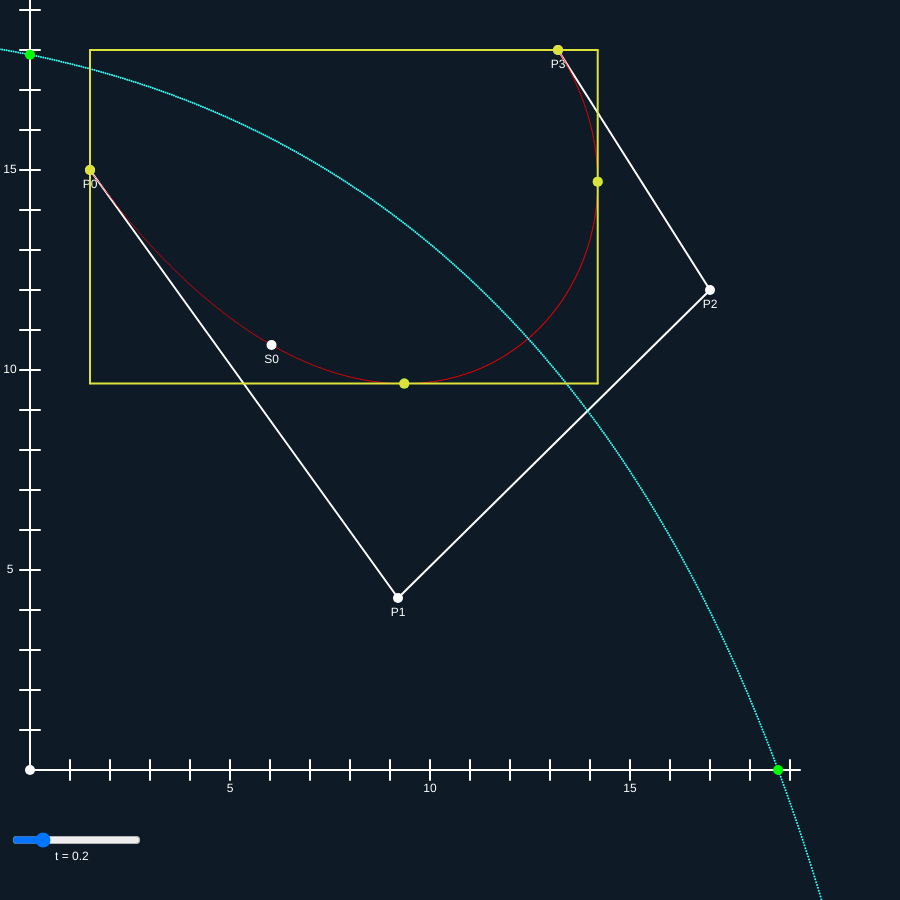
Frame 1 (no input)
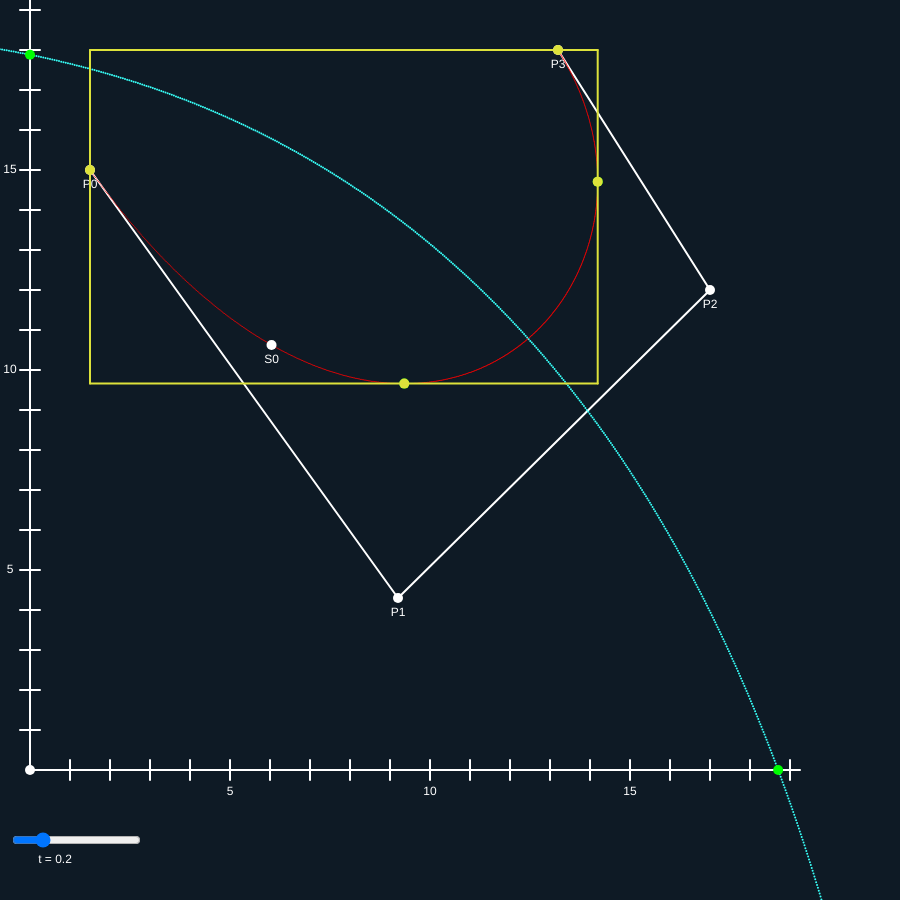
Frame 60 (no input)
Frame 120 (the mouse pressed at the canvas centre since frame 60): identical to frame 60, image omitted

The p5.js sketch that drew these frames (run headless with seeded random() and noise() and a simulated clock; from frame 60 on, the mouse is pressed at the canvas centre):

// p5.js sketch
// ── sketch.js
let totWidth = 800; 
let totHeight = 800; 

let upTranslate = 30; 
let rightTranslate = 30; 

let totUnits = 20; 

let timeSlider; 

let p0 = new Point(1.5, 15, "P0"); 
let p1 = new Point(9.2, 4.3, "P1"); 
let p2 = new Point(17, 12, "P2"); 
let p3 = new Point(13.2, 18, "P3"); 

let copyQ0, copyQ1, copyQ2,copyR0,copyR1,copyS0; 

let derivativeS0, copyDS; 

let extremeTs = []; 

let extremePoints = []; 

copyDS = new Point(); 

let allTExtremes = []; 


let allPoints = [p0, p1, p2, p3]; 

function setup(){
    createCanvas(totWidth+100, totHeight+100); 
    timeSlider = createSlider(0,1,0.2, 0.01); 
    
}


function draw(){
    background(14,26,37,255); 

    timeSlider.position(10, totHeight+30); 

    fill(255); 
    noStroke();
    text("t = " + timeSlider.value(),55, totHeight+60); 
    
    //console.log(mouseX, mouseY);
    stroke(255);
    strokeWeight(50); 

    drawCoordinateAxes(); 


    p0.show(); 
    p1.show();
    p2.show(); 
    p3.show(); 

    stroke(255); 
    strokeWeight(2); 

    line(p0.xLoc, p0.yLoc, p1.xLoc, p1.yLoc); 
    line(p1.xLoc, p1.yLoc, p2.xLoc, p2.yLoc); 
    line(p2.xLoc, p2.yLoc, p3.xLoc, p3.yLoc); 

    
    
    strokeWeight(1); 
    cubicBezier(); 

    derivativeCubic(); 

    

    let t = timeSlider.value(); 
    

    copyQ0.x = (1-t)*p0.x + t*p1.x;
    copyQ0.y = (1-t)*p0.y + t*p1.y; 
    copyQ1.x = (1-t)*p1.x + t*p2.x; 
    copyQ1.y = (1-t)*p1.y + t*p2.y; 
    copyQ2.x = (1-t)*p2.x + t*p3.x; 
    copyQ2.y = (1-t)*p2.y + t*p3.y; 

    copyR0.x = (1-t)*copyQ0.x + t*copyQ1.x; 
    copyR0.y = (1-t) * copyQ0.y + t * copyQ1.y; 
    copyR1.x = (1-t)*copyQ1.x + t*copyQ2.x; 
    copyR1.y = (1-t) * copyQ1.y + t * copyQ2.y; 

    copyS0.x = (1-t)*copyR0.x + t * copyR1.x; 
    copyS0.y = (1-t)*copyR0.y + t * copyR1.y; 

    copyDS.x = p0.x * (-3*t*t + 6*t - 3) + p1.x * (3 - 12*t + 9*t*t) + p2.x * (6*t - 9*t*t) + 3*t*t*p3.x; 
    copyDS.y = p0.y * (-3*t*t + 6*t - 3) + p1.y * (3 - 12*t + 9*t*t) + p2.y * (6*t - 9*t*t) + 3*t*t*p3.y;
    copyDS.name = "DS"; 

    copyDS.secondUpdateCoord(); 


    copyQ0.secondUpdateCoord(); 
    copyR0.secondUpdateCoord(); 
    copyQ1.secondUpdateCoord(); 
    copyQ2.secondUpdateCoord(); 
    copyR1.secondUpdateCoord(); 
    copyS0.secondUpdateCoord(); 

    
    // copyQ0.show(); 
    // copyQ1.show();
    // copyQ2.show(); 
    // copyR0.show(); 
    // copyR1.show(); 
    copyS0.show(); 


    

    copyDS.show(); 

    
    extremeTs = computeExtremes(); 


    

    for(let i = 0; i<extremeTs.length; i++){
        let time = extremeTs[i]; 
        extremePoints.push(new Point()); 
        extremePoints[i].x = p0.x * (-3*time*time + 6*time - 3) + p1.x * (3 - 12*time + 9*time*time) + p2.x * (6*time - 9*time*time) + 3*time*time*p3.x; 
        extremePoints[i].y = p0.y * (-3*time*time + 6*time - 3) + p1.y * (3 - 12*time + 9*time*time) + p2.y * (6*time - 9*time*time) + 3*time*time*p3.y;
        
        // console.log(time, extremePoints[i].x, extremePoints[i].y); 
        // noLoop(); 
        extremePoints[i].secondUpdateCoord(); 
        //console.log("EXTREME ", extremeTs[i], extremePoints[i].x, extremePoints[i].y); 
        extremePoints[i].show([0,255,0]); 


    }

    for(let i = 0; i<extremeTs.length; i++){
        allTExtremes.push(new Point()); 
        let t2 = extremeTs[i]; 

        allTExtremes[i].x = (1-t2)*(1-t2)*(1-t2)*p0.x + 3*t2*(1-t2)*(1-t2)*p1.x + 3*t2*t2*(1-t2)*p2.x + t2*t2*t2*p3.x; 
        allTExtremes[i].y = (1-t2)*(1-t2)*(1-t2)*p0.y + 3*t2*(1-t2)*(1-t2)*p1.y + 3*t2*t2*(1-t2)*p2.y + t2*t2*t2*p3.y; 

        
        allTExtremes[i].secondUpdateCoord(); 

        allTExtremes[i].show([0,255,0]); 

    }

    let minx = new Point(1e10, 0), miny = new Point(0, 1e10);
    let maxx = new Point(-1e10, 0), maxy = new Point(0, -1e10);  


    for(let i = 0; i<extremeTs.length; i++){
        let curX = allTExtremes[i].x; 
        let curY = allTExtremes[i].y; 

        if(curX < minx.x){
            minx.x = curX; 
            minx.y = curY; 
        }
        if(curX > maxx.x){
            maxx.x = curX;
            maxx.y = curY; 
        }
        if(curY < miny.y){
            miny.y = curY; 
            miny.x = curX; 
        }
        if(curY > maxy.y){
            maxy.y = curY; 
            maxy.x = curX; 
        }

    }

    let valAtZero = [p0.x, p0.y]; 
    let valAtOne = [p3.x, p3.y]; 

    if(valAtZero[0] < minx.x){
        minx.x = valAtZero[0]; 
        minx.y = valAtZero[1]; 
    }
    if(valAtZero[0]> maxx.x ){
        maxx.x = valAtZero[0]; 
        maxx.y = valAtZero[1]; 
    } 
    if(valAtZero[1] < miny.y){
        miny.y = valAtZero[1]; 
        miny.x = valAtZero[0]; 
    }
    if(valAtZero[1] > maxy.y){
        maxy.y = valAtZero[1]; 
        maxy.x = valAtZero[0]; 
    }

    if(valAtOne[0] < minx.x){
        minx.x = valAtOne[0]; 
        minx.y = valAtOne[1]; 
    }
    if(valAtOne[0]> maxx.x ){
        maxx.x = valAtOne[0]; 
        maxx.y = valAtOne[1]; 
    } 
    if(valAtOne[1] < miny.y){
        miny.y = valAtOne[1]; 
        miny.x = valAtOne[0]; 
    }
    if(valAtOne[1] > maxy.y){
        maxy.y = valAtOne[1]; 
        maxy.x = valAtOne[0]; 
    }

    minx.secondUpdateCoord(); 
    maxx.secondUpdateCoord(); 
    miny.secondUpdateCoord(); 
    maxy.secondUpdateCoord(); 

    minx.show([221,226,59]); 
    miny.show([221,226,59]); 
    maxx.show([221,226,59]); 
    maxy.show([221,226,59]); 

    stroke(221,226,59); 
    strokeWeight(2); 

    line(minx.xLoc, miny.yLoc, minx.xLoc, maxy.yLoc); 
    line(minx.xLoc, miny.yLoc, maxx.xLoc, miny.yLoc); 
    line(minx.xLoc, maxy.yLoc, maxx.xLoc, maxy.yLoc); 
    line(maxx.xLoc, maxy.yLoc, maxx.xLoc, miny.yLoc); 


    
    






    
}

function computeExtremes(){
    let coeffX = [-3*p0.x + 9*p1.x - 9*p2.x + 3*p3.x, 6*p0.x - 12*p1.x + 6*p2.x, 3*p1.x - 3*p0.x]; 

    
    let coeffY = [-3*p0.y + 9*p1.y - 9*p2.y + 3*p3.y, 6*p0.y - 12*p1.y + 6*p2.y, 3*p1.y - 3*p0.y]; 

    //console.log(coeffX); 

    let solX = quadraticEquation(coeffX); 
     let solY = quadraticEquation(coeffY); // t vals 

   


    let allSol = []; 

    for(let i = 0; i<solX.length; i++){
      if(solX[i] >= 0  && solX[i] <= 1){
            let toAdd = solX[i].toFixed(5); 
            toAdd = parseFloat(toAdd); 
            allSol.push(toAdd); 
        } 
    }
    for(let i = 0; i<solY.length; i++){
       if(solY[i] >= 0 && solY[i] <= 1){
            let toAdd = solY[i].toFixed(5); 
            toAdd = parseFloat(toAdd); 
            allSol.push(toAdd); 
        } 
    }

    return allSol; 
    


}

function quadraticEquation(coeff){
    //works
    // -b +- sqrt(b^2 - 4ac)/(2a)

    // let a = coeff[0].toFixed(5);
    // a = parseFloat(a); 
    // let b = coeff[1].toFixed(5); 
    // b = parseFloat(b); 
    // let c = coeff[2].toFixed(5); 
    // c = parseFloat(c); 

    let a = coeff[0];
    let b = coeff[1]; 
    let c= coeff[2]; 

    //console.log(a,b,c); 
   

    return [(-1*b + sqrt(b*b - 4*a*c))/(2*a), (-1*b - sqrt(b*b - 4*a*c))/(2*a)];

}


function derivativeCubic(){

    derivativeS0 = new Point(0,0,"DS"); 
    for(let t = 0; t<=1; t+=0.001){

        derivativeS0.x = p0.x * (-3*t*t + 6*t - 3) + p1.x * (3 - 12*t + 9*t*t) + p2.x * (6*t - 9*t*t) + 3*t*t*p3.x; 
        derivativeS0.y = p0.y * (-3*t*t + 6*t - 3) + p1.y * (3 - 12*t + 9*t*t) + p2.y * (6*t - 9*t*t) + 3*t*t*p3.y;
        
       // console.log(derivativeS0.x, derivativeS0.y); 

        stroke(56,255,248); 
        strokeWeight(2); 
        derivativeS0.secondUpdateCoord(); 
        point(derivativeS0.xLoc, derivativeS0.yLoc); 

    }
}

function cubicBezier(){

    for(let t = 0; t<1; t+=0.001){

        let q0 = new Point((1-t)*p0.x + t*p1.x, (1-t)*p0.y + t*p1.y, "Q0"); 
        let q1 = new Point((1-t)*p1.x + t*p2.x, (1-t)*p1.y + t*p2.y, "Q1");
        let q2 = new Point((1-t)*p2.x + t*p3.x, (1-t)*p2.y + t*p3.y, "Q2");

        
        let r0 = new Point((1-t)*q0.x + t*q1.x, (1-t)*q0.y + t*q1.y, "R0"); 
        let r1 = new Point((1-t)*q1.x + t*q2.x, (1-t)*q1.y + t*q2.y, "R1"); 

        let s0 = new Point((1-t)*r0.x + t*r1.x, (1-t)*r0.y + t * r1.y, "S0"); 


        copyQ0 = new Point((1-t)*p0.x + t*p1.x, (1-t)*p0.y + t*p1.y, "Q0"); 
        copyQ1 = new Point((1-t)*p1.x + t*p2.x, (1-t)*p1.y + t*p2.y, "Q1");
        copyQ2 = new Point((1-t)*p2.x + t*p3.x, (1-t)*p2.y + t*p3.y, "Q2");
        copyR0 = new Point((1-t)*q0.x + t*q1.x, (1-t)*q0.y + t*q1.y, "R0"); 
        copyR1 = new Point((1-t)*q1.x + t*q2.x, (1-t)*q1.y + t*q2.y, "R1");
        copyS0 = new Point((1-t)*r0.x + t*r1.x, (1-t)*r0.y + t * r1.y, "S0");
        
        stroke(255,0,0); 
        point(coordToP([s0.x, s0.y])[0], coordToP([s0.x, s0.y])[1]); 



    }
}


function mouseDragged(){
    
    for(let i = 0; i<allPoints.length; i++){
        if(allPoints[i].mouseOn()){
            allPoints[i].xLoc = mouseX; 
            allPoints[i].yLoc = mouseY; 
            allPoints[i].updateCoord(); 
            return; 
        } 
        
    }
    
}



function coordToP(p){
    x = p[0]; 
    y = p[1]; 
    let pixelX = rightTranslate + Math.floor(totWidth/totUnits) * x; 
    let pixelY = (totHeight - upTranslate) - (y * Math.floor(totHeight/totUnits)); 
    
    return [pixelX, pixelY]; 
}





function drawCoordinateAxes(){

    

    stroke(255);
    strokeWeight(2); 

    line(rightTranslate, totHeight-upTranslate, totWidth, totHeight-upTranslate); 
    line(rightTranslate, totHeight-upTranslate, rightTranslate, 0); 
    strokeWeight(10); 
    point(rightTranslate, totHeight-upTranslate); 
    strokeWeight(2); 

    
    for(let i = rightTranslate+Math.floor(totWidth/totUnits); i<=totWidth; i+=(Math.floor(totWidth/totUnits))){

        stroke(255); 
        line(i, totHeight-upTranslate+10, i, totHeight-upTranslate-10); // x-axis unit lines
        let curLineNumber = (i-rightTranslate)/Math.floor(totWidth/totUnits); 
        if(curLineNumber % 5 == 0){
            textAlign(CENTER); 
            fill(255); 
            noStroke(); 
            text(curLineNumber, i, totHeight-upTranslate+22); 
        }

    }

    for(let i = totHeight-upTranslate - Math.floor(totHeight/totUnits); i>=0; i-=Math.floor(totHeight/totUnits)){
        stroke(255); 
        line(rightTranslate - 10, i, rightTranslate + 10, i); // y-axis unit lines
        let curLineNumber = -1* (i-totHeight+upTranslate)/Math.floor(totHeight/totUnits); 

        if(curLineNumber % 5 == 0){
            textAlign(CENTER,CENTER); 
            fill(255); 
            noStroke(); 
            text(curLineNumber, rightTranslate - 20, i); 
        }
    }


}


// ── Point.js
function Point(x,y,name){
    this.x = x; 
    this.y = y; 
    this.name = name; 

    this.xLoc = coordToP([x,y])[0]; 
    this.yLoc = coordToP([x,y])[1]; 
    
}





Point.prototype.show = function(color){
    strokeWeight(10);
    if(!color){ 
    stroke(255);
    } 
    if(color){
        stroke(color[0], color[1], color[2]); 
    } 
    point(this.xLoc, this.yLoc);  
    noStroke(); 
    fill(255); 

    text(this.name, this.xLoc, this.yLoc + 15); 
    return; 
}

Point.prototype.mouseOn = function(){
    if(Math.abs(mouseX - this.xLoc) <= 30 && Math.abs(mouseY - this.yLoc) <= 30){
        return true; 
    }
}

Point.prototype.updateCoord = function(){
    this.x = (this.xLoc - rightTranslate)/Math.floor(totWidth/totUnits); 
    this.y = -1 * (this.yLoc - totHeight + upTranslate)/Math.floor(totHeight/totUnits); 
}

Point.prototype.secondUpdateCoord = function(){
    this.xLoc = coordToP([this.x,this.y])[0]; 
    this.yLoc = coordToP([this.x,this.y])[1]; 
}


// function coordToP(p){
//     x = p[0]; 
//     y = p[1]; 
//     let pixelX = rightTranslate + Math.floor(totWidth/totUnits) * x; 
//     let pixelY = (totHeight - upTranslate) - (y * Math.floor(totHeight/totUnits)); 
    
//     return [pixelX, pixelY]; 
// }
